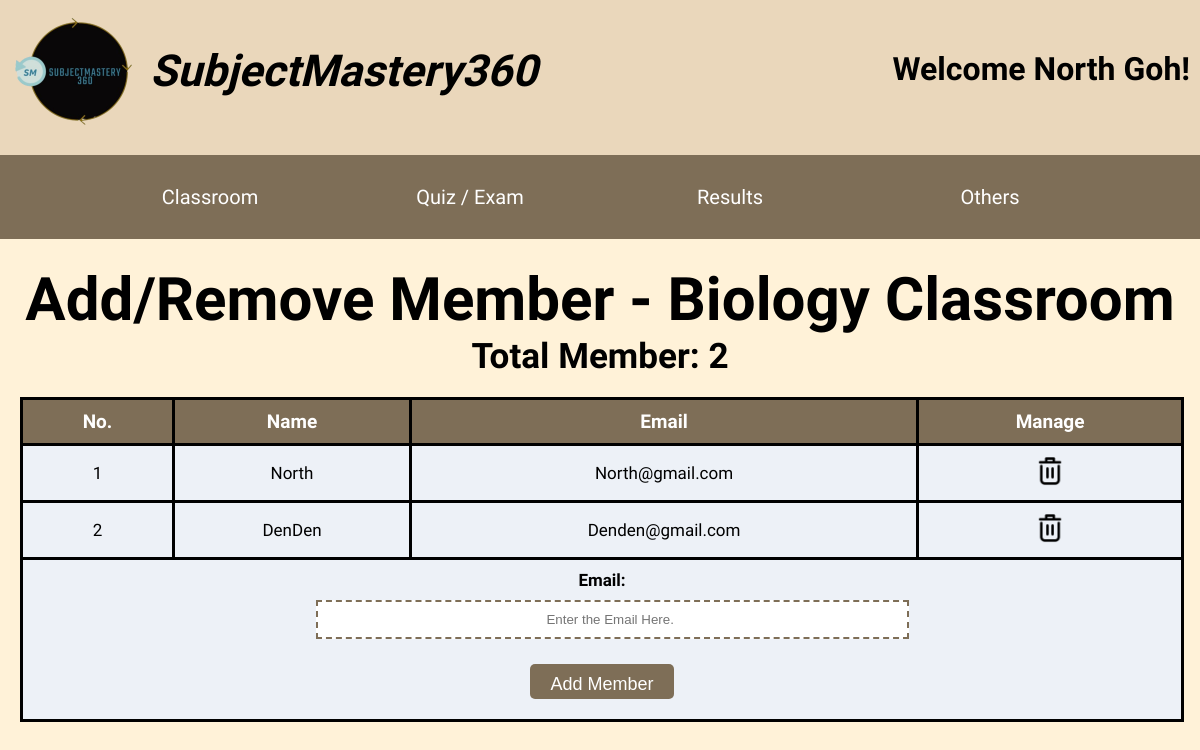
The app's page /php/teacher-addmember.php?id=20 (signed in) with its own data.
### tables this page shows
CREATE TABLE `classroom` (
  `classroom_id` int(11) NOT NULL,
  `classroom_name` varchar(255) NOT NULL,
  `classroom_description` text NOT NULL,
  `classroom_code` varchar(7) NOT NULL,
  `classroom_picture` varchar(255) DEFAULT 'book.jpg',
  `classroom_color` varchar(255) DEFAULT 'Gray'
);

CREATE TABLE `classroom_member` (
  `classroom_member_id` int(11) NOT NULL,
  `user_id` int(11) NOT NULL,
  `classroom_id` int(11) NOT NULL
);

CREATE TABLE `user` (
  `user_id` int(11) NOT NULL,
  `role_id` int(11) DEFAULT NULL,
  `username` varchar(15) NOT NULL,
  `user_first_name` varchar(15) NOT NULL,
  `user_last_name` varchar(15) NOT NULL,
  `email_address` varchar(255) NOT NULL,
  `password` varchar(22) NOT NULL,
  `institute_name` varchar(255) DEFAULT NULL,
  `profile_picture` varchar(255) DEFAULT 'user.png'
);

### php/teacher-addmember.php (the view, shortened to what this page needs)
<?php
    include "feature-usermenu.php";
    if (isset($_GET['id'])) {
        $id = $_GET['id'];
        $fetchquery = "SELECT * FROM `classroom` WHERE `classroom_id` = '$id'";
        $fetchresult = mysqli_query($connection, $fetchquery);
        $fetchrow = mysqli_fetch_assoc($fetchresult);
    $query = "SELECT *
            FROM classroom_member
            JOIN user ON classroom_member.user_id = user.user_id
            WHERE classroom_member.classroom_id = '$id'";
    $result = mysqli_query($connection, $query);
    $rowcount = ($result) ? mysqli_num_rows($result) : 0;
?>
<!DOCTYPE html>
<html lang="en">
<head>
    <link rel="stylesheet" href="../css/teacher-addmember.css">
</head>
<body>
    <div class="headeradd">
        <h1>Add/Remove Member - <?php echo $fetchrow['classroom_name']; ?></h1>
        <h3>Total Member: <?php echo $rowcount; ?></h3>
    </div>
    <table>
        <tr>
            <th>No. </th>
            <th>Name</th>
            <th>Email</th>
            <th>Manage</th>
        </tr>
        <?php
            $counter = 1;
            while ($row = ($result) ? mysqli_fetch_assoc($result) : null) {
        ?>
            <tr>
                <td><?php echo $counter; ?></td>
                <td><?php echo $row['username']; ?></td>
                <td><?php echo $row['email_address']; ?></td>
                <td>
                    <a href="teacher-addmember.php?id=<?php echo $id; ?>&remove_member=<?php echo $row['user_id']; ?>"><img src="../image/delete.png" alt="Remove" id="delete" class="deleteicon"></a>
                </td>
            </tr>
        <?php
            $counter++;
        }
        ?>
        <tr>
            <td colspan="4">
                <form method="post" action="">
                    <label id="email_title" for="email"><b>Email:</b></label> <br>
                    <input id="email_con" type="email" name="email" placeholder="Enter the Email Here. " required> <br>
                    <button id="add_button" type="submit" name="manage_member">Add Member</button>
                </form>
            </td>
        </tr>
    </table>
</body>
</html>
<?php
    } else {
        header("Location: stu-teac-index.php");
        exit();
    }
?>

### css/usermenu.css (style rules this page uses)
body { margin: 0; padding: 0; background-color: #FFF2D8; font-family: 'Exo 2', sans-serif; }
#allmenu { font-family: 'Exo 2', sans-serif; color: black; }
* { padding:0; margin: 0; }

### css/teacher-addmember.css (style rules this page uses)
.headeradd { text-align: center; font-size: 30px; font-weight: bold; margin-bottom: 20px; margin-top: 25px; }
table { margin-top: 10px; margin-left: 20px; width: 97%; border: 2px solid #7E6E57; border-collapse: collapse; margin-bottom: 100px; }
th, td { text-align: center; align-items: center; border: 3px solid black; padding: 10px; }
th { background-color: #7E6E57; color: white; text-align: center; padding: 10px; font-size: 19px; }
td { background-color: #edf1f7; font-size: 17px; }
#email_con { margin-top: 10px; margin-left: 20px; width: 50%; border: 2px solid #7E6E57; border-collapse: collapse; padding: 10px; border-style: dashed; }
input::placeholder { text-align: center; }
#add_button { height: 35px; padding: 10px 20px; font-size: 18px; background-color: #7E6E57; color: white; border: none; border-radius: 5px; cursor: pointer; transition: background-color 0.3s ease; text-align: center; margin: 25px; margin-bottom: 10px; }
#delete { width: 30px; height: 30px; text-align: center; align-items: center; }
.deleteicon { width: 30px; height: 30px; text-align: center; align-items: center; }

### records on screen
classroom: classroom_name "Biology Classroom"
classroom_member: user.username "North", user.email_address "North@gmail.com"
classroom_member: user.username "DenDen", user.email_address "Denden@gmail.com"

### other values on screen
$_SESSION['first_name'] "North"
$_SESSION['last_name'] "Goh"
$rowcount "2"
